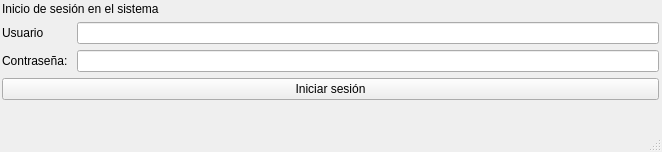
<?xml version="1.0" encoding="UTF-8"?>
<ui version="4.0">
 <class>login</class>
 <widget class="QMainWindow" name="login">
  <property name="geometry">
   <rect>
    <x>0</x>
    <y>0</y>
    <width>662</width>
    <height>152</height>
   </rect>
  </property>
  <property name="windowTitle">
   <string>login</string>
  </property>
  <widget class="QWidget" name="centralwidget">
   <widget class="QWidget" name="formLayoutWidget">
    <property name="geometry">
     <rect>
      <x>0</x>
      <y>0</y>
      <width>661</width>
      <height>125</height>
     </rect>
    </property>
    <layout class="QFormLayout" name="formLayout">
     <property name="leftMargin">
      <number>2</number>
     </property>
     <property name="topMargin">
      <number>2</number>
     </property>
     <property name="rightMargin">
      <number>2</number>
     </property>
     <property name="bottomMargin">
      <number>2</number>
     </property>
     <item row="1" column="1">
      <widget class="QLineEdit" name="user"/>
     </item>
     <item row="1" column="0">
      <widget class="QLabel" name="label">
       <property name="text">
        <string>Usuario</string>
       </property>
      </widget>
     </item>
     <item row="2" column="0">
      <widget class="QLabel" name="label_2">
       <property name="text">
        <string>Contraseña: </string>
       </property>
      </widget>
     </item>
     <item row="2" column="1">
      <widget class="QLineEdit" name="password"/>
     </item>
     <item row="0" column="0" colspan="2">
      <widget class="QLabel" name="label_3">
       <property name="text">
        <string>Inicio de sesión en el sistema</string>
       </property>
      </widget>
     </item>
     <item row="3" column="0" colspan="2">
      <widget class="QPushButton" name="logIn">
       <property name="text">
        <string>Iniciar sesión</string>
       </property>
      </widget>
     </item>
    </layout>
   </widget>
  </widget>
  <widget class="QStatusBar" name="statusbar"/>
 </widget>
 <resources/>
 <connections/>
</ui>
